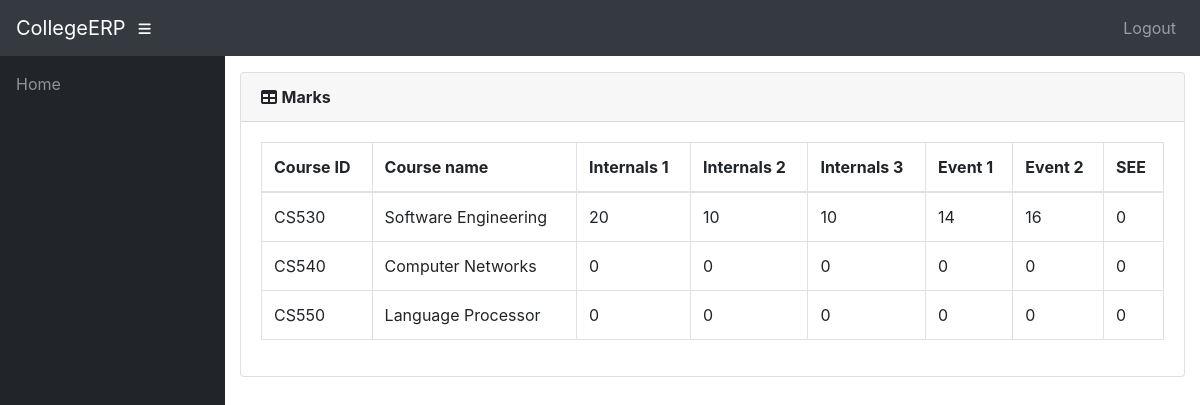
The app's page /info/student/CS01/marks_list/ (signed in) with its own data.
### info/models.py (models this page shows, shortened)
class StudentCourse(models.Model):
    student = models.ForeignKey(Student, on_delete=models.CASCADE)
    course = models.ForeignKey(Course, on_delete=models.CASCADE)
    class Meta:
        unique_together = (('student', 'course'),)
        verbose_name_plural = 'Marks'

class Course(models.Model):
    dept = models.ForeignKey(Dept, on_delete=models.CASCADE)
    id = models.CharField(primary_key='True', max_length=50)
    name = models.CharField(max_length=50)
    shortname = models.CharField(max_length=50, default='X')

class Marks(models.Model):
    studentcourse = models.ForeignKey(StudentCourse, on_delete=models.CASCADE)
    name = models.CharField(max_length=50, choices=test_name, default='Internal test 1')
    marks1 = models.IntegerField(default=0, validators=[MinValueValidator(0), MaxValueValidator(100)])
    class Meta:
        unique_together = (('studentcourse', 'name'),)

### info/views.py (the view)
# urls.py: path('student/<slug:stud_id>/marks_list/', views.marks_list, name='marks_list'),
@login_required()
def marks_list(request, stud_id):
    stud = Student.objects.get(USN=stud_id,)
    ass_list = Assign.objects.filter(class_id_id=stud.class_id)
    sc_list = []
    for ass in ass_list:
        try:
            sc = StudentCourse.objects.get(student=stud, course=ass.course)
        except StudentCourse.DoesNotExist:
            sc = StudentCourse(student=stud, course=ass.course)
            sc.save()
            sc.marks_set.create(type='I', name='Internal test 1')
            sc.marks_set.create(type='I', name='Internal test 2')
            sc.marks_set.create(type='I', name='Internal test 3')
            sc.marks_set.create(type='E', name='Event 1')
            sc.marks_set.create(type='E', name='Event 2')
            sc.marks_set.create(type='S', name='Semester End Exam')
        sc_list.append(sc)
    return render(request, 'info/marks_list.html', {'sc_list': sc_list})

### info/models.py (called while the page is built)
    @property
    def is_student(self):
        if hasattr(self, 'student'):
            return True
        return False

    @property
    def is_teacher(self):
        if hasattr(self, 'teacher'):
            return True
        return False

### info/templates/info/marks_list.html
{% extends 'info/base.html' %}
    {% load static %}
    {% block content %}
                  <div class="card mb-3">
            <div class="card-header">
              <i class="fas fa-table"></i>
            <b>Marks</b></div>
            <div class="card-body">
              <div class="table-responsive">
                <table class="table table-bordered" id="dataTable" width="100%" cellspacing="0">
                  <thead>
                    <tr>
                        <th>Course ID</th>
                        <th>Course name</th>
                        <th>Internals 1</th>
                        <th>Internals 2</th>
                        <th>Internals 3</th>
                        <th>Event 1</th>
                        <th>Event 2</th>
                        <th>SEE</th>
                    </tr>
                  </thead>
                  <tbody>
                    {% for sc in sc_list %}
                    <tr>
                        <td>{{ sc.course_id }}</td>
                        <td>{{sc.course.name}}</td>
                        {% for m in sc.marks_set.all %}
                            <td>{{ m.marks1 }}</td>
                        {% endfor %}
                    </tr>
                    {% empty %}
                            <p>student has no courses</p>
                    {% endfor %}
                  </tbody>
                </table>
              </div>
            </div>
          </div>
    {% endblock %}

### info/templates/info/base.html (shortened to what this page needs)
<!DOCTYPE html>
<html lang="en">
  <head>
      {% load static %}
    <link href="{% static '/info/bootstrap/vendor/bootstrap/css/bootstrap.min.css' %}" rel="stylesheet">
    <link href="{% static '/info/bootstrap/vendor/fontawesome-free/css/all.min.css' %}" rel="stylesheet" type="text/css">
    <link href="{% static '/info/bootstrap/vendor/datatables/dataTables.bootstrap4.css' %}" rel="stylesheet">
    <link href="{% static '/info/bootstrap/css/sb-admin.css' %}" rel="stylesheet">
  </head>
  <body id="page-top">
    <nav class="navbar navbar-expand navbar-dark bg-dark static-top">
      <a class="navbar-brand mr-1" href="{% url 'index' %}">CollegeERP</a>
      <button class="btn btn-link btn-sm text-white order-1 order-sm-0" id="sidebarToggle" href="#">
        <i class="fas fa-bars"></i>
      </button>
        <div class="collapse navbar-collapse" id="navbarResponsive">
          <ul class="navbar-nav ml-auto">
            <li class="nav-item">
                <a class="nav-link" href="#" data-toggle="modal" data-target="#logoutModal">Logout</a>
            </li>
          </ul>
        </div>
    </nav>
    <div id="wrapper">
      <ul class="sidebar navbar-nav">
            <li class="nav-item">
              <a class="nav-link" href="{% url 'index' %}">
                <span>Home</span>
              </a>
            </li>
      </ul>
      <div id="content-wrapper">
        <div class="container-fluid">
            {% block content %}
            {% endblock %}
        </div>
      </div>
    </div>
  </body>
</html>

### records on screen
StudentCourse: course_id "CS530", course.name "Software Engineering"
Marks: marks1 "20"
Marks: marks1 "10"
Marks: marks1 "10"
Marks: marks1 "14"
Marks: marks1 "16"
Marks: marks1 "0"
StudentCourse: course_id "CS540", course.name "Computer Networks"
Marks: marks1 "0"
Marks: marks1 "0"
Marks: marks1 "0"
Marks: marks1 "0"
Marks: marks1 "0"
Marks: marks1 "0"
StudentCourse: course_id "CS550", course.name "Language Processor"
Marks: marks1 "0"
Marks: marks1 "0"
Marks: marks1 "0"
Marks: marks1 "0"
Marks: marks1 "0"
Marks: marks1 "0"
